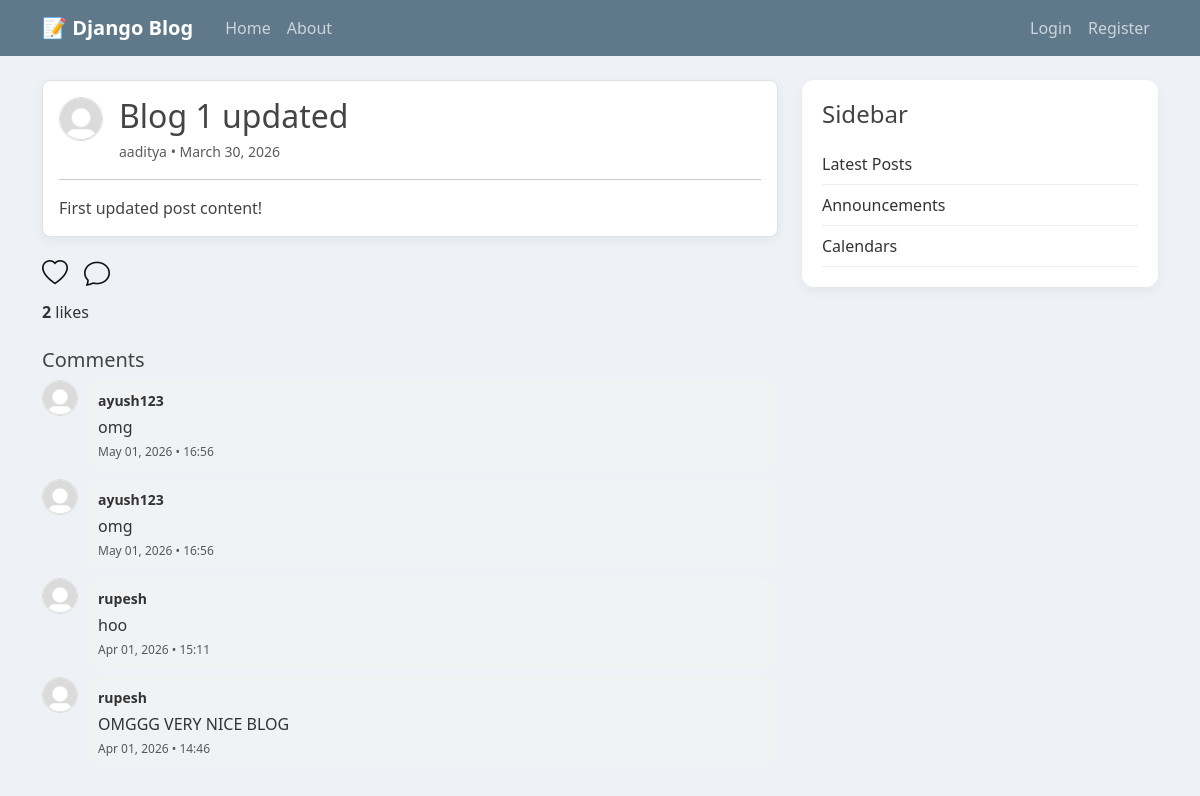
The app's page /post/1/ with its own data.
### blog/models.py (models this page shows, shortened)
class Post(models.Model):
  title=models.CharField(max_length=100)
  content=models.TextField()
  author=models.ForeignKey(User,on_delete=models.CASCADE)
  created_at=models.DateTimeField(auto_now_add=True)

class Comment(models.Model):
  post=models.ForeignKey(Post, on_delete=models.CASCADE, related_name='comments')
  user=models.ForeignKey(User, on_delete=models.CASCADE)
  content=models.TextField()
  created_at=models.DateTimeField(auto_now_add=True)

### blog/views.py (the view)
# urls.py: path('post/<int:pk>/', views.post_detail, name='post-detail'),
def post_detail(request, pk):
    post = get_object_or_404(Post, id=pk)
    comments = post.comments.all().order_by('-created_at')
    is_liked = False
    if request.user.is_authenticated:
        is_liked = Like.objects.filter(post=post, user=request.user).exists()
    if request.method == 'POST':
        if request.user.is_authenticated:
            form = CommentForm(request.POST)
            if form.is_valid():
                comment = form.save(commit=False)
                comment.post = post
                comment.user = request.user
                comment.save()
                return redirect('post-detail', pk=post.id)
        else:
            return redirect('login')
    else:
        form = CommentForm()
    context = {
        'post': post,
        'comments': comments,
        'form': form,
        'is_liked': is_liked
    }
    return render(request, 'blog/post_detail.html', context)

### blog/templates/blog/post_detail.html (shortened to what this page needs)
{% extends "blog/base.html" %}
{% load static %}
{% block content %}
<article class="p-3 mb-3 bg-white border rounded-3" style="box-shadow:0 4px 12px rgba(0,0,0,0.05);">
  <div class="d-flex justify-content-between align-items-start">
    <div class="d-flex gap-3 align-items-start">
      {% if post.author.profile.image %}
        <img src="{{ post.author.profile.image.url }}?v={{ post.author.profile.image.name }}"
             alt="avatar"
             style="width:44px;height:44px;border-radius:50%;object-fit:cover;border:1px solid #ddd;flex:0 0 44px;">
      {% else %}
        <img src="{% static 'users/default_v2.jpg' %}"
             alt="avatar"
             style="width:44px;height:44px;border-radius:50%;object-fit:cover;border:1px solid #ddd;flex:0 0 44px;">
      {% endif %}
      <div>
        <h2 class="mb-1">{{ post.title }}</h2>
        <small class="text-muted">
          <a href="{% url 'public-profile' post.author.username %}" style="text-decoration:none;color:inherit;">
            {{ post.author }}
          </a>
          • {{ post.created_at|date:"F d, Y" }}
        </small>
      </div>
    </div>
  </div>
  <hr class="my-3">
  <p class="mb-0" style="color:#444; white-space:pre-wrap;">{{ post.content }}</p>
</article>
<div class="d-flex align-items-center gap-3 mb-2">
  {% if user.is_authenticated %}
    <form action="{% url 'post-like' post.id %}" method="POST" class="m-0 p-0">
      {% csrf_token %}
      <button type="submit"
              class="p-0"
              title="{% if is_liked %}Unlike{% else %}Like{% endif %}"
              style="border:none; background:none; cursor:pointer; font-size:26px; line-height:1;">
        {% if is_liked %}
          <i class="bi bi-heart-fill" style="color:#e0245e;"></i>
        {% else %}
          <i class="bi bi-heart" style="color:#111;"></i>
        {% endif %}
      </button>
    </form>
  {% else %}
    <a href="{% url 'login' %}" class="text-decoration-none" style="font-size:26px;" title="Login to like">
      <i class="bi bi-heart" style="color:#111;"></i>
    </a>
  {% endif %}
  {% if user.is_authenticated %}
    <button type="button"
            class="p-0"
            title="Comment"
            onclick="openCommentSheet()"
            style="border:none; background:none; cursor:pointer; font-size:26px; line-height:1;">
      <i class="bi bi-chat" style="color:#111;"></i>
    </button>
  {% else %}
    <a href="{% url 'login' %}" class="text-decoration-none" style="font-size:26px;" title="Login to comment">
      <i class="bi bi-chat" style="color:#111;"></i>
    </a>
  {% endif %}
</div>
<div class="mb-4">
  <strong>{{ post.likes.count }}</strong> like{{ post.likes.count|pluralize }}
</div>
<div class="mb-2 d-flex align-items-center justify-content-between">
  <h5 class="mb-0">Comments</h5>
</div>
<div class="mb-3">
  {% for comment in comments %}
    <div class="d-flex gap-2 mb-2 align-items-start">
      {% if comment.user.profile.image %}
        <img src="{{ comment.user.profile.image.url }}?v={{ comment.user.profile.image.name }}"
             alt="avatar"
             style="width:36px;height:36px;border-radius:50%;object-fit:cover;border:1px solid #ddd;flex:0 0 36px;">
      {% else %}
        <img src="{% static 'users/default_v2.jpg' %}"
             alt="avatar"
             style="width:36px;height:36px;border-radius:50%;object-fit:cover;border:1px solid #ddd;flex:0 0 36px;">
      {% endif %}
      <div style="background:#f1f2f4; padding:10px 12px; border-radius:18px; width:100%;">
        <div class="d-flex justify-content-between align-items-center">
          <strong style="font-size:14px;">
            <a href="{% url 'public-profile' comment.user.username %}" style="text-decoration:none;color:inherit;">
              {{ comment.user }}
            </a>
          </strong>
        </div>
        <div style="margin-top:4px; color:#333;">
          {{ comment.content }}
        </div>
        <div class="text-muted" style="font-size:12px; margin-top:4px;">
          {{ comment.created_at|date:"M d, Y • H:i" }}
        </div>
      </div>
    </div>
  {% empty %}
    <p class="text-muted">No comments yet.</p>
  {% endfor %}
</div>
{% endblock content %}

### blog/static/blog/main.css (style rules this page uses)
body { background: #fafafa; color: #333333; margin-top: 5rem; }
h1, h2, h3, h4, h5, h6 { color: #444444; }

### records on screen
Post: title "Blog 1 updated", author "aaditya", created_at "March 30, 2026", content "First updated post content!", likes.count "2"
Comment: user "ayush123", content "omg", created_at "May 01, 2026 • 16:56"
Comment: user "ayush123", content "omg", created_at "May 01, 2026 • 16:56"
Comment: user "rupesh", content "hoo", created_at "Apr 01, 2026 • 15:11"
Comment: user "rupesh", content "OMGGG VERY NICE BLOG", created_at "Apr 01, 2026 • 14:46"
